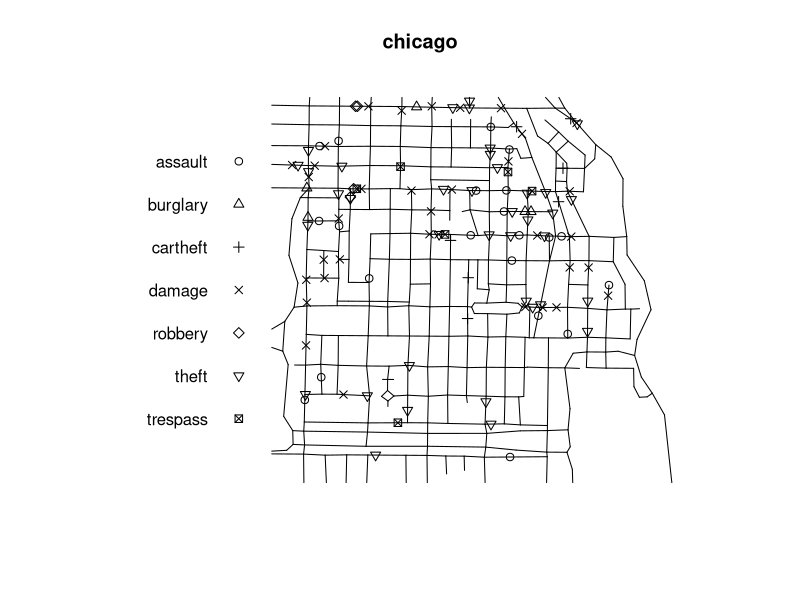
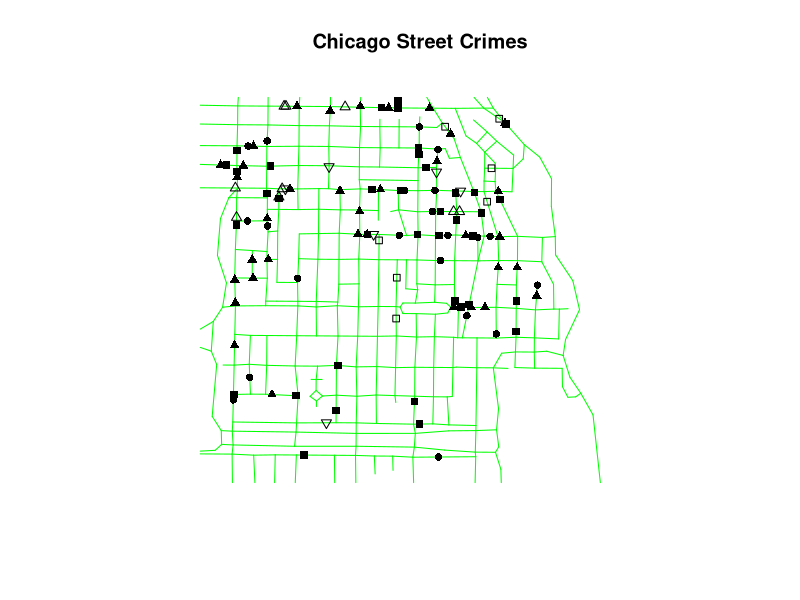

The R source for these figures, in order:
library(spatstat.data)


### Name: chicago
### Title: Chicago Crime Data
### Aliases: chicago
### Keywords: datasets spatial

### ** Examples

data(chicago)
  if(require(spatstat)) {
plot(chicago)
plot(as.linnet(chicago), main="Chicago Street Crimes",col="green")
plot(as.ppp(chicago), add=TRUE, col="red", chars=c(16,2,22,17,24,15,6))
  }
